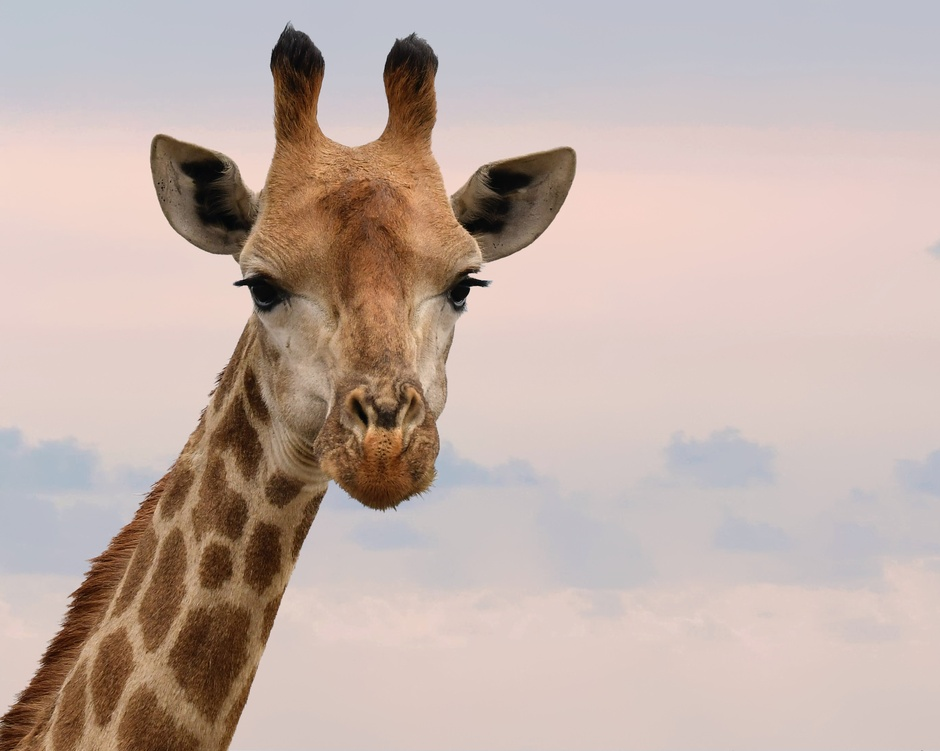
#> input picture 3-OpenCV_face-anonymizer/data/testNoFace.jpg, 940 x 751 px, shrunk from 4644 x 3712 before the run, given in place of the camera
$ python Main_With_Contour.py
#> lines starting #> are read from the running program, lines starting #| are printed output that depends on the picture; after the words box and inside, x2 and y2 are one past the last pixel; in counts of white or black regions, pixels touching at a corner belong together
### 2-OpenCV_color-detection/util.py
import numpy as np
import cv2


def get_limits(color):
    c = np.uint8([[color]])  # BGR values
    hsvC = cv2.cvtColor(c, cv2.COLOR_BGR2HSV)

    hue = hsvC[0][0][0]  # Get the hue value

    # Handle red hue wrap-around
    if hue >= 165:  # Upper limit for divided red hue
        lowerLimit = np.array([hue - 10, 100, 100], dtype=np.uint8)
        upperLimit = np.array([180, 255, 255], dtype=np.uint8)
    elif hue <= 15:  # Lower limit for divided red hue
        lowerLimit = np.array([0, 100, 100], dtype=np.uint8)
        upperLimit = np.array([hue + 10, 255, 255], dtype=np.uint8)
    else:
        lowerLimit = np.array([hue - 10, 100, 100], dtype=np.uint8)
        upperLimit = np.array([hue + 10, 255, 255], dtype=np.uint8)

    return lowerLimit, upperLimit

### 2-OpenCV_color-detection/Main_With_Contour.py
import cv2
from util import get_limits

red = [0, 0, 255]  # RED in BGR colorspace
cap = cv2.VideoCapture(0)

while True:
    ret, frame = cap.read()
#> frame is the input picture: shape (751, 940, 3); mean B, G, R 168.5, 175.9, 194.2

    hsv_image = cv2.cvtColor(frame, cv2.COLOR_BGR2HSV)
#> hsv_image: shape (751, 940, 3); mean H, S, V 40, 47.6, 195.9

    lower_limit, upper_limit = get_limits(color=red)

    mask = cv2.inRange(hsv_image, lower_limit, upper_limit)
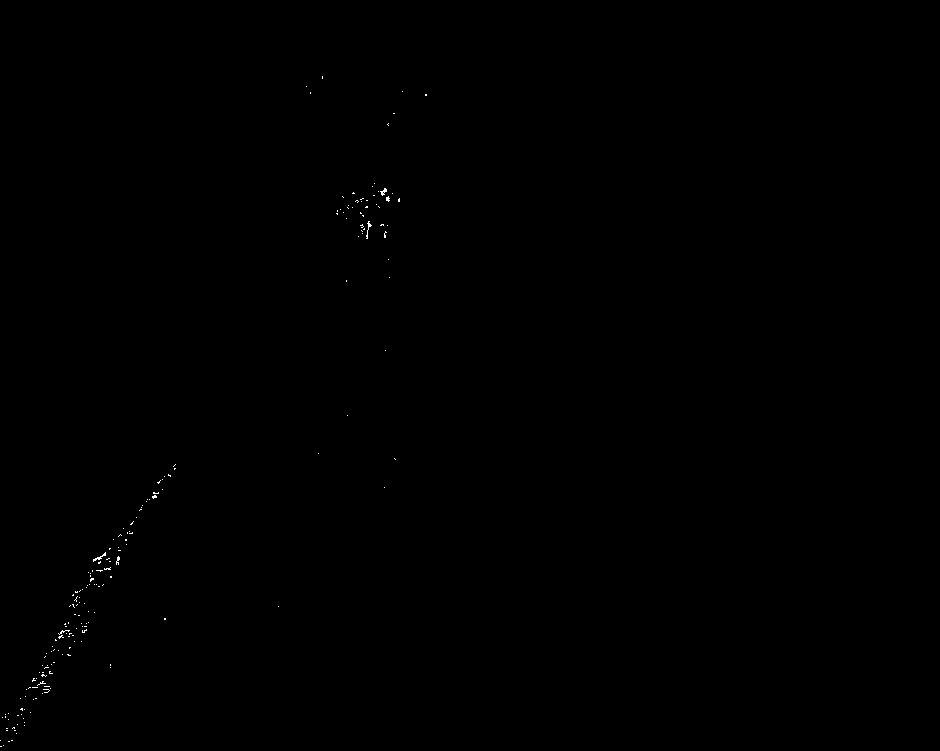
#> mask: shape (751, 940); 0.09% white in thin lines or dots, all inside (x1, y1, x2, y2) = (0, 76, 427, 747)

    contours, _ = cv2.findContours(mask, cv2.RETR_EXTERNAL, cv2.CHAIN_APPROX_SIMPLE)
#> contours = 193 contours, all with area under 20

    for contour in contours:
        if cv2.contourArea(contour) > 100:
            x, y, w, h = cv2.boundingRect(contour)
            frame = cv2.rectangle(frame, (x, y), (x + w, y + h), (0, 255, 0), 2)
#> this loop made 193 passes
#> contour on passes 1 to 3: [[0, 746], [1, 746]], [[3, 745]], [[8, 741], [9, 741]]

    cv2.imshow('frame', frame)

    if cv2.waitKey(40) & 0xFF == ord('q'):
#> (key q is pressed here)
        break

cap.release()
cv2.destroyAllWindows()

$ run again, on 3-OpenCV_face-anonymizer/data/testImg.png
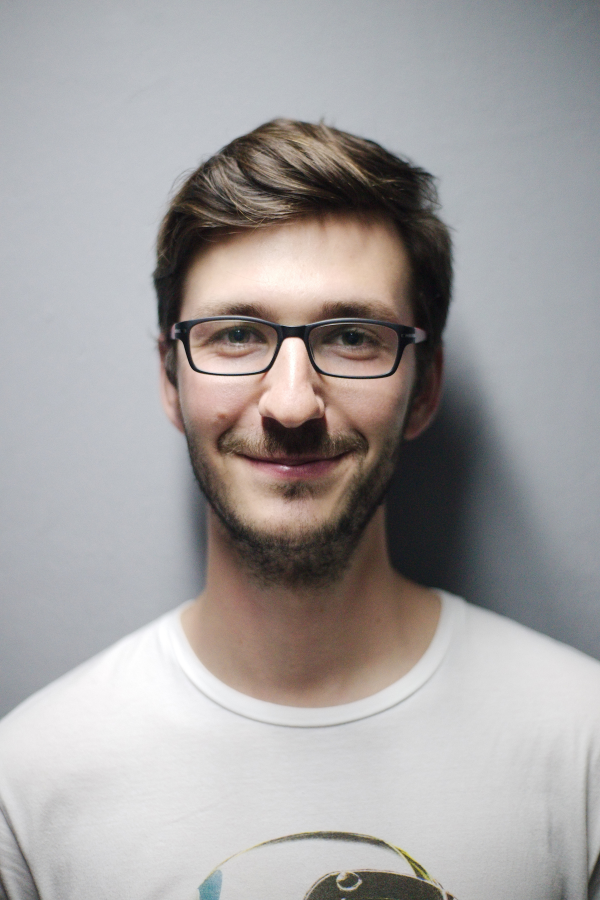
#> input picture 3-OpenCV_face-anonymizer/data/testImg.png, 600 x 900 px, given in place of the camera
#> frame is the input picture: shape (900, 600, 3); mean B, G, R 160.5, 160.9, 164.3
#> hsv_image: shape (900, 600, 3); mean H, S, V 73.3, 25.5, 168.8
#> `mask = cv2.inRange(hsv_image, lower_limit, upper_limit)`:
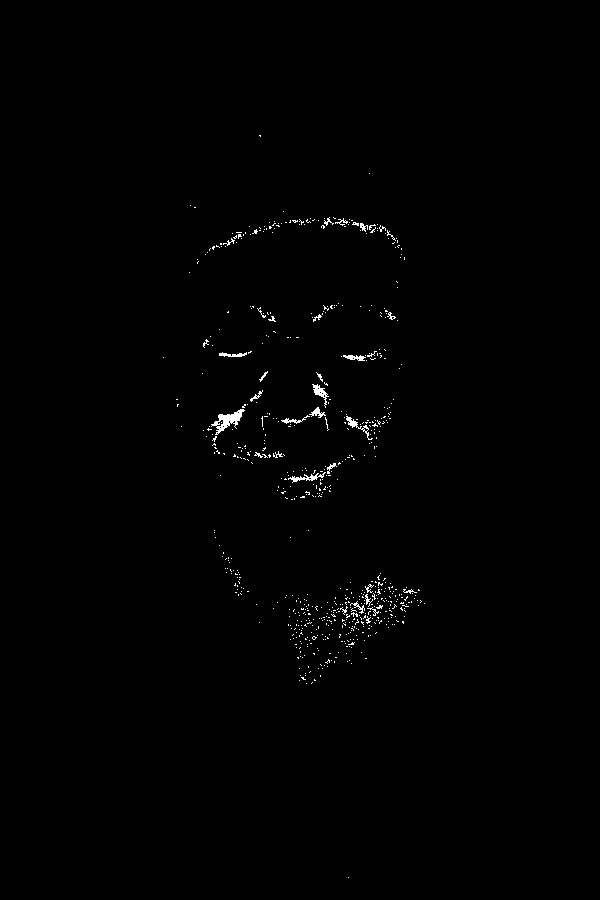
#> mask: shape (900, 600); 0.59% white in thin lines or dots, all inside (x1, y1, x2, y2) = (163, 135, 425, 878)
#> contours = 664 contours, 652 with area under 20; largest, box (x1, y1, x2, y2) and area: (211, 409, 245, 435) 298, (312, 384, 329, 408) 100, (288, 472, 326, 483) 86, (346, 416, 373, 440) 84, (343, 355, 366, 361) 59
#> the loop `for contour in contours:` made 664 passes
#> (x, y, w, h) on pass 495: (211, 409, 34, 26)
#> after the loop `for contour in contours:`:
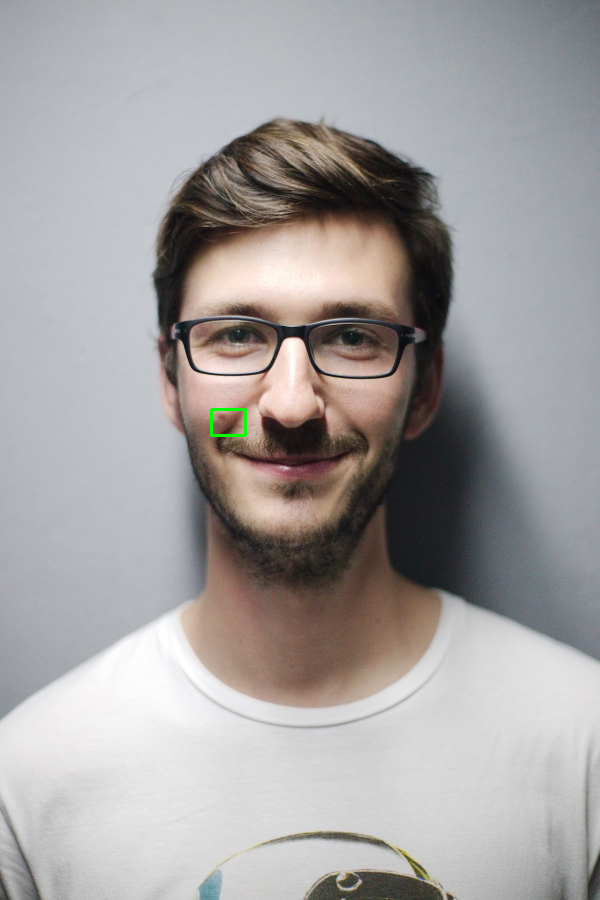
#> frame: shape (900, 600, 3); 0.07% of pixels changed, all inside (x1, y1, x2, y2) = (210, 408, 247, 437)
